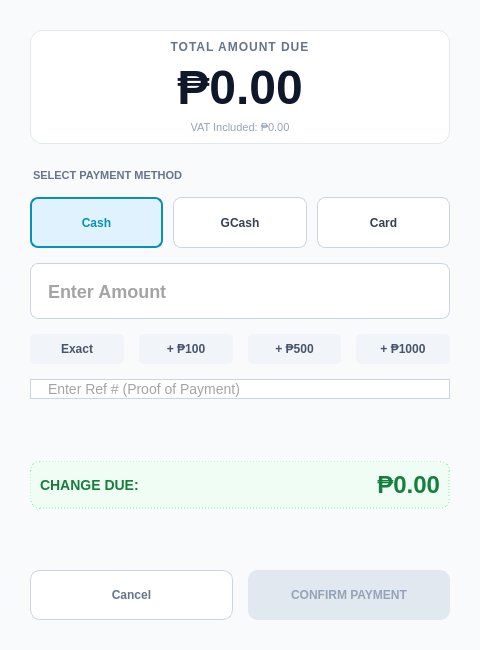
<?xml version="1.0" encoding="UTF-8"?>
<ui version="4.0">
 <class>PaymentDialog</class>
 <widget class="QDialog" name="PaymentDialog">
  <property name="geometry">
   <rect>
    <x>0</x>
    <y>0</y>
    <width>480</width>
    <height>650</height>
   </rect>
  </property>
  <property name="windowTitle">
   <string>Process Payment</string>
  </property>
  <property name="styleSheet">
   <string notr="true">QDialog { background-color: #F8FAFC; font-family: 'Segoe UI', sans-serif; }</string>
  </property>
  <layout class="QVBoxLayout" name="verticalLayout">
   <property name="spacing">
    <number>15</number>
   </property>
   <property name="leftMargin">
    <number>30</number>
   </property>
   <property name="topMargin">
    <number>30</number>
   </property>
   <property name="rightMargin">
    <number>30</number>
   </property>
   <property name="bottomMargin">
    <number>30</number>
   </property>
   <item>
    <widget class="QFrame" name="frame_header">
     <property name="styleSheet">
      <string>background-color: white; border-radius: 12px; border: 1px solid #E2E8F0;</string>
     </property>
     <layout class="QVBoxLayout" name="verticalLayout_header">
      <item>
       <widget class="QLabel" name="label_title">
        <property name="styleSheet">
         <string>color: #64748B; font-size: 12px; font-weight: 700; letter-spacing: 1px; border: none;</string>
        </property>
        <property name="text">
         <string>TOTAL AMOUNT DUE</string>
        </property>
        <property name="alignment">
         <set>Qt::AlignmentFlag::AlignCenter</set>
        </property>
       </widget>
      </item>
      <item>
       <widget class="QLabel" name="lbl_total_amount">
        <property name="styleSheet">
         <string>font-size: 48px; font-weight: 800; color: #0F172A; border: none;</string>
        </property>
        <property name="text">
         <string>₱0.00</string>
        </property>
        <property name="alignment">
         <set>Qt::AlignmentFlag::AlignCenter</set>
        </property>
       </widget>
      </item>
      <item>
       <widget class="QLabel" name="lbl_vat_breakdown">
        <property name="styleSheet">
         <string>color: #94A3B8; font-size: 11px; border: none;</string>
        </property>
        <property name="text">
         <string>VAT Included: ₱0.00</string>
        </property>
        <property name="alignment">
         <set>Qt::AlignmentFlag::AlignCenter</set>
        </property>
       </widget>
      </item>
     </layout>
    </widget>
   </item>
   <item>
    <widget class="QLabel" name="label_method">
     <property name="styleSheet">
      <string>color: #64748B; font-size: 11px; font-weight: 700; margin-top: 10px;</string>
     </property>
     <property name="text">
      <string>SELECT PAYMENT METHOD</string>
     </property>
    </widget>
   </item>
   <item>
    <layout class="QHBoxLayout" name="layout_methods">
     <property name="spacing">
      <number>10</number>
     </property>
     <item>
      <widget class="QPushButton" name="btn_cash">
       <property name="minimumSize">
        <size>
         <width>0</width>
         <height>51</height>
        </size>
       </property>
       <property name="styleSheet">
        <string>
         QPushButton { background-color: white; border: 1px solid #CBD5E1; border-radius: 8px; font-weight: 600; color: #334155; }
         QPushButton:checked { background-color: #E0F2FE; border: 2px solid #0891B2; color: #0891B2; }
        </string>
       </property>
       <property name="text">
        <string>Cash</string>
       </property>
       <property name="checkable">
        <bool>true</bool>
       </property>
       <property name="checked">
        <bool>true</bool>
       </property>
      </widget>
     </item>
     <item>
      <widget class="QPushButton" name="btn_gcash">
       <property name="minimumSize">
        <size>
         <width>0</width>
         <height>51</height>
        </size>
       </property>
       <property name="styleSheet">
        <string>
         QPushButton { background-color: white; border: 1px solid #CBD5E1; border-radius: 8px; font-weight: 600; color: #334155; }
         QPushButton:checked { background-color: #E0F2FE; border: 2px solid #0891B2; color: #0891B2; }
        </string>
       </property>
       <property name="text">
        <string>GCash</string>
       </property>
       <property name="checkable">
        <bool>true</bool>
       </property>
      </widget>
     </item>
     <item>
      <widget class="QPushButton" name="btn_card">
       <property name="minimumSize">
        <size>
         <width>0</width>
         <height>51</height>
        </size>
       </property>
       <property name="styleSheet">
        <string>
         QPushButton { background-color: white; border: 1px solid #CBD5E1; border-radius: 8px; font-weight: 600; color: #334155; }
         QPushButton:checked { background-color: #E0F2FE; border: 2px solid #0891B2; color: #0891B2; }
        </string>
       </property>
       <property name="text">
        <string>Card</string>
       </property>
       <property name="checkable">
        <bool>true</bool>
       </property>
      </widget>
     </item>
    </layout>
   </item>
   <item>
    <widget class="QLineEdit" name="input_tendered">
     <property name="minimumSize">
      <size>
       <width>0</width>
       <height>56</height>
      </size>
     </property>
     <property name="styleSheet">
      <string notr="true">
       QLineEdit { color: rgb(74, 74, 74); background-color: white; border: 1px solid #CBD5E1; border-radius: 8px; padding: 0 15px; font-size: 18px; font-weight: bold; }
       QLineEdit:focus { border: 2px solid #0891B2; }
      </string>
     </property>
     <property name="placeholderText">
      <string>Enter Amount </string>
     </property>
    </widget>
   </item>
   <item>
    <layout class="QHBoxLayout" name="layout_quick_cash">
     <item>
      <widget class="QPushButton" name="btn_exact">
       <property name="styleSheet">
        <string>QPushButton { background: #F1F5F9; border: none; border-radius: 5px; padding: 8px; font-weight: bold; color: #475569; } QPushButton:hover { background: #E2E8F0; }</string>
       </property>
       <property name="text">
        <string>Exact</string>
       </property>
      </widget>
     </item>
     <item>
      <widget class="QPushButton" name="btn_100">
       <property name="styleSheet">
        <string>QPushButton { background: #F1F5F9; border: none; border-radius: 5px; padding: 8px; font-weight: bold; color: #475569; } QPushButton:hover { background: #E2E8F0; }</string>
       </property>
       <property name="text">
        <string>+ ₱100</string>
       </property>
      </widget>
     </item>
     <item>
      <widget class="QPushButton" name="btn_500">
       <property name="styleSheet">
        <string>QPushButton { background: #F1F5F9; border: none; border-radius: 5px; padding: 8px; font-weight: bold; color: #475569; } QPushButton:hover { background: #E2E8F0; }</string>
       </property>
       <property name="text">
        <string>+ ₱500</string>
       </property>
      </widget>
     </item>
     <item>
      <widget class="QPushButton" name="btn_1000">
       <property name="styleSheet">
        <string>QPushButton { background: #F1F5F9; border: none; border-radius: 5px; padding: 8px; font-weight: bold; color: #475569; } QPushButton:hover { background: #E2E8F0; }</string>
       </property>
       <property name="text">
        <string>+ ₱1000</string>
       </property>
      </widget>
     </item>
    </layout>
   </item>
   <item>
    <widget class="QLineEdit" name="input_reference">
     <property name="visible">
      <bool>false</bool>
     </property>
     <property name="styleSheet">
      <string>color: rgb(74, 74, 74); background-color: white; border: 1px solid #CBD5E1; border-radius: 12px; padding: 0 15px; font-size: 14px;</string>
     </property>
     <property name="placeholderText">
      <string>Enter Ref # (Proof of Payment)</string>
     </property>
    </widget>
   </item>
   <item>
    <spacer name="vspacer">
     <property name="orientation">
      <enum>Qt::Orientation::Vertical</enum>
     </property>
     <property name="sizeHint" stdset="0">
      <size>
       <width>0</width>
       <height>0</height>
      </size>
     </property>
    </spacer>
   </item>
   <item>
    <widget class="QFrame" name="frame_change">
     <property name="styleSheet">
      <string>background-color: #F0FDF4; border-radius: 10px; border: 1px dashed #86EFAC;</string>
     </property>
     <layout class="QHBoxLayout" name="hbox_change">
      <item>
       <widget class="QLabel" name="label_change">
        <property name="styleSheet">
         <string>font-size: 14px; font-weight: 700; color: #15803D; border: none;</string>
        </property>
        <property name="text">
         <string>CHANGE DUE:</string>
        </property>
       </widget>
      </item>
      <item>
       <widget class="QLabel" name="lbl_change_amount">
        <property name="styleSheet">
         <string>font-size: 24px; font-weight: 800; color: #15803D; border: none;</string>
        </property>
        <property name="text">
         <string>₱0.00</string>
        </property>
        <property name="alignment">
         <set>Qt::AlignmentFlag::AlignRight|Qt::AlignmentFlag::AlignTrailing|Qt::AlignmentFlag::AlignVCenter</set>
        </property>
       </widget>
      </item>
     </layout>
    </widget>
   </item>
   <item>
    <spacer name="vspacer_2">
     <property name="orientation">
      <enum>Qt::Orientation::Vertical</enum>
     </property>
     <property name="sizeHint" stdset="0">
      <size>
       <width>0</width>
       <height>0</height>
      </size>
     </property>
    </spacer>
   </item>
   <item>
    <layout class="QHBoxLayout" name="layout_actions">
     <property name="spacing">
      <number>15</number>
     </property>
     <item>
      <widget class="QPushButton" name="btn_cancel">
       <property name="minimumSize">
        <size>
         <width>0</width>
         <height>50</height>
        </size>
       </property>
       <property name="styleSheet">
        <string>QPushButton { background-color: white; color: #64748B; border: 1px solid #CBD5E1; border-radius: 10px; font-weight: 700; } QPushButton:hover { color: #EF4444; border-color: #EF4444; background-color: #FEF2F2; }</string>
       </property>
       <property name="text">
        <string>Cancel</string>
       </property>
      </widget>
     </item>
     <item>
      <widget class="QPushButton" name="btn_confirm">
       <property name="enabled">
        <bool>false</bool>
       </property>
       <property name="minimumSize">
        <size>
         <width>0</width>
         <height>50</height>
        </size>
       </property>
       <property name="styleSheet">
        <string>QPushButton { background-color: #0891B2; color: white; border-radius: 10px; font-weight: 800; border: none; } QPushButton:disabled { background-color: #E2E8F0; color: #94A3B8; }</string>
       </property>
       <property name="text">
        <string>CONFIRM PAYMENT</string>
       </property>
      </widget>
     </item>
    </layout>
   </item>
  </layout>
 </widget>
 <resources/>
 <connections/>
</ui>
